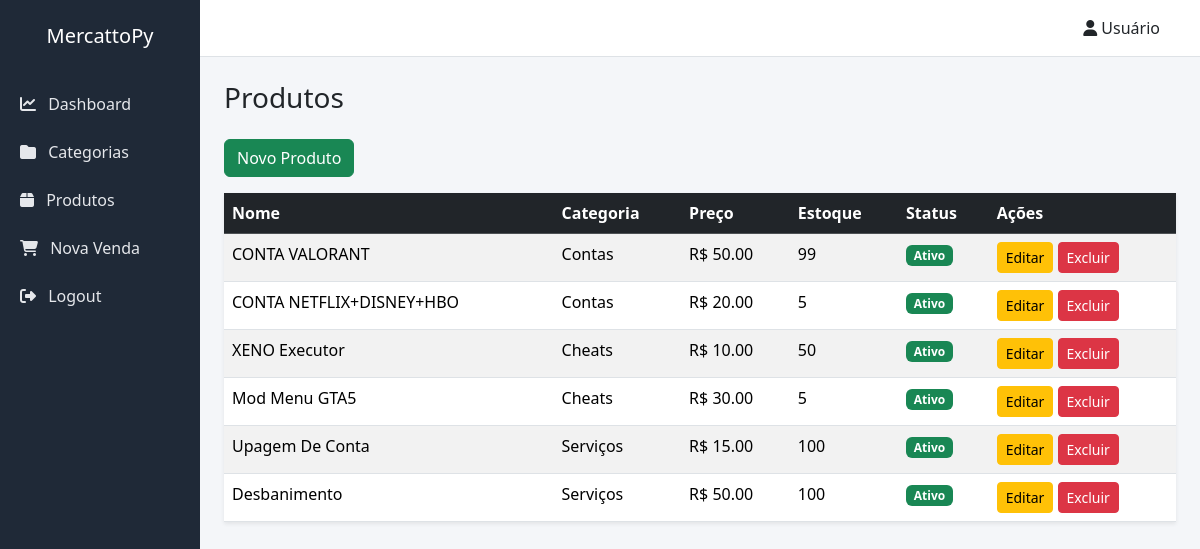
/produtos/, run on the app's committed database.
### catalog/models.py (models this page shows, shortened)
class Product(models.Model):
    name = models.CharField(max_length=100)
    description = models.TextField()
    price = models.DecimalField(max_digits=10, decimal_places=2)
    stock = models.IntegerField()
    is_active = models.BooleanField(default=True)
    category = models.ForeignKey(Category, on_delete=models.CASCADE)

class Category(models.Model):
    name = models.CharField(max_length=100)
    description = models.TextField()
    is_active = models.BooleanField(default=True)

### catalog/views.py (the view)
# urls.py: path('produtos/', views.product_list, name='product_list'),
def product_list(request):
    products = Product.objects.all()
    return render(request, 'catalog/product_list.html', {
        'products': products
    })

### catalog/templates/catalog/product_list.html (shortened to what this page needs)
{% extends "base.html" %}
{% block content %}
<h3 class="mb-4">Produtos</h3>
<a href="{% url 'product_create' %}" class="btn btn-success mb-3">
    Novo Produto
</a>
<table class="table table-striped shadow-sm">
    <thead class="table-dark">
        <tr>
            <th>Nome</th>
            <th>Categoria</th>
            <th>Preço</th>
            <th>Estoque</th>
            <th>Status</th>
            <th>Ações</th>
        </tr>
    </thead>
    <tbody>
        {% for product in products %}
        <tr>
            <td>{{ product.name }}</td>
            <td>{{ product.category.name }}</td>
            <td>R$ {{ product.price }}</td>
            <td>{{ product.stock }}</td>
            <td>
                {% if product.is_active %}
                    <span class="badge bg-success">Ativo</span>
                {% else %}
                    <span class="badge bg-danger">Inativo</span>
                {% endif %}
            </td>
            <td>
                <a href="{% url 'product_update' product.pk %}"
                   class="btn btn-sm btn-warning">
                    Editar
                </a>
                <a href="{% url 'product_delete' product.pk %}"
                   class="btn btn-sm btn-danger">
                    Excluir
                </a>
            </td>
        </tr>
        {% endfor %}
    </tbody>
</table>
{% endblock %}

### catalog/templates/base.html (shortened to what this page needs)
<!DOCTYPE html>
<html lang="pt-BR">
<head>
    <link href="https://cdn.jsdelivr.net/npm/bootstrap@5.3.2/dist/css/bootstrap.min.css" rel="stylesheet">
    <link href="https://cdnjs.cloudflare.com/ajax/libs/font-awesome/6.5.1/css/all.min.css" rel="stylesheet">
</head>
<body>
<div class="container-fluid">
    <div class="row">
        <nav class="col-md-2 sidebar p-0">
            <h5 class="text-white text-center py-4">MercattoPy</h5>
            <a href="{% url 'dashboard' %}"><i class="fa-solid fa-chart-line me-2"></i> Dashboard</a>
            <a href="{% url 'category_list' %}"><i class="fa-solid fa-folder me-2"></i> Categorias</a>
            <a href="{% url 'product_list' %}"><i class="fa-solid fa-box me-2"></i> Produtos</a>
            <a href="{% url 'create_sale' %}"><i class="fa-solid fa-cart-shopping me-2"></i> Nova Venda</a>
            <a href="{% url 'logout' %}"><i class="fa-solid fa-right-from-bracket me-2"></i> Logout</a>
        </nav>
        <main class="col-md-10 p-0">
            <div class="topbar d-flex justify-content-end align-items-center px-4 py-3">
                <span class="me-3"><i class="fa-solid fa-user"></i> Usuário</span>
            </div>
            <div class="p-4">
                {% block content %}{% endblock %}
            </div>
        </main>
    </div>
</div>
</body>
</html>

### catalog/templates/base.html (style rules this page uses)
body { background-color: #f4f6f9; }
.sidebar { min-height: 100vh; background-color: #1f2937; }
.sidebar a { color: #e5e7eb; text-decoration: none; display: block; padding: 12px 20px; }
.topbar { background-color: #ffffff; border-bottom: 1px solid #dee2e6; }

### data on the page
Product: name "CONTA VALORANT", category.name "Contas", price "50.00", stock "99", is_active "Ativo"
Product: name "CONTA NETFLIX+DISNEY+HBO", category.name "Contas", price "20.00", stock "5", is_active "Ativo"
Product: name "XENO Executor", category.name "Cheats", price "10.00", stock "50", is_active "Ativo"
Product: name "Mod Menu GTA5", category.name "Cheats", price "30.00", stock "5", is_active "Ativo"
Product: name "Upagem De Conta", category.name "Serviços", price "15.00", stock "100", is_active "Ativo"
Product: name "Desbanimento", category.name "Serviços", price "50.00", stock "100", is_active "Ativo"
